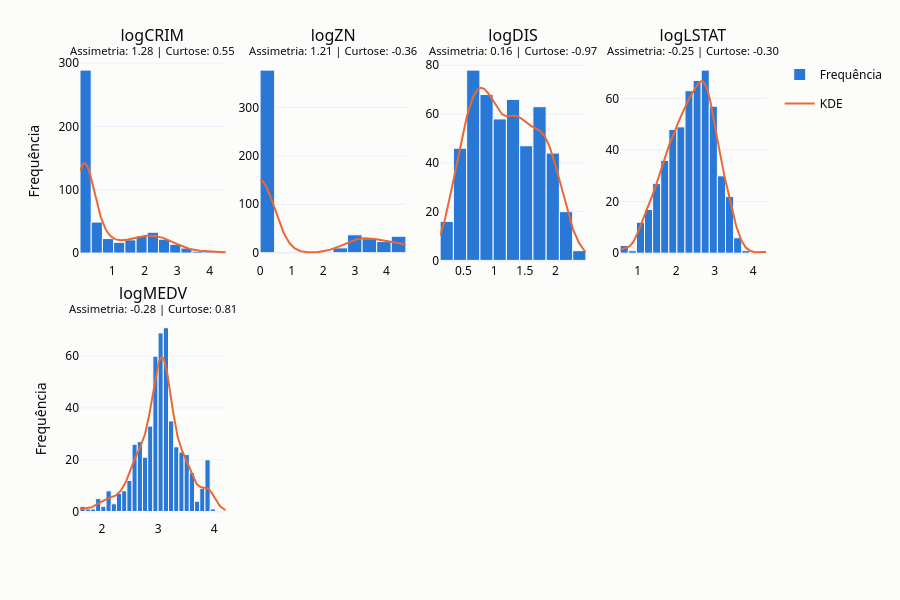

The code cell stored with this chart in its notebook:
### Code cell
novas_variaveis_hist = ["logCRIM", "logZN", "logDIS", "logLSTAT", "logMEDV"]

gerar_subplot_hist(
    variaveis=novas_variaveis_hist,
    size=(15, 8),
    name='hist_variaveis_transformadas'
)

### Figure 1 — Plotly figure (JSON) as saved in the notebook; plotly's stock layout.template omitted (floating-point values rounded to 4 significant figures; data arrays with more than 128 entries replaced by an {"elided": "..."} marker saying what was removed)
{"data": [{"hovertemplate": "logCRIM: %{x}<br>Frequência: %{y}<extra></extra>", "legendgroup": "Frequência", "marker": {"color": "#2a78d6", "line": {"color": "#fcfcfb", "width": 1}}, "name": "Frequência", "showlegend": true, "type": "histogram", "x": {"elided": "511 float values"}, "xaxis": "x", "xbins": {"end": 4.5, "size": 0.3456, "start": 0.0063}, "yaxis": "y"}, {"hovertemplate": "KDE<br>logCRIM = %{x:.3f}<br>frequência esperada = %{y:.1f}<extra></extra>", "legendgroup": "KDE", "line": {"color": "#eb6834", "width": 2}, "mode": "lines", "name": "KDE", "showlegend": true, "type": "scatter", "x": {"elided": "200 float values"}, "xaxis": "x", "y": {"elided": "200 float values"}, "yaxis": "y"}, {"hovertemplate": "logZN: %{x}<br>Frequência: %{y}<extra></extra>", "legendgroup": "Frequência", "marker": {"color": "#2a78d6", "line": {"color": "#fcfcfb", "width": 1}}, "name": "Frequência", "showlegend": false, "type": "histogram", "x": {"elided": "511 float values"}, "xaxis": "x2", "xbins": {"end": 4.615, "size": 0.4615, "start": 0}, "yaxis": "y2"}, {"hovertemplate": "KDE<br>logZN = %{x:.3f}<br>frequência esperada = %{y:.1f}<extra></extra>", "legendgroup": "KDE", "line": {"color": "#eb6834", "width": 2}, "mode": "lines", "name": "KDE", "showlegend": false, "type": "scatter", "x": {"elided": "200 float values"}, "xaxis": "x2", "y": {"elided": "200 float values"}, "yaxis": "y2"}, {"hovertemplate": "logDIS: %{x}<br>Frequência: %{y}<extra></extra>", "legendgroup": "Frequência", "marker": {"color": "#2a78d6", "line": {"color": "#fcfcfb", "width": 1}}, "name": "Frequência", "showlegend": false, "type": "histogram", "x": {"elided": "511 float values"}, "xaxis": "x3", "xbins": {"end": 2.495, "size": 0.2158, "start": 0.1219}, "yaxis": "y3"}, {"hovertemplate": "KDE<br>logDIS = %{x:.3f}<br>frequência esperada = %{y:.1f}<extra></extra>", "legendgroup": "KDE", "line": {"color": "#eb6834", "width": 2}, "mode": "lines", "name": "KDE", "showlegend": false, "type": "scatter", "x": {"elided": "200 float values"}, "xaxis": "x3", "y": {"elided": "200 float values"}, "yaxis": "y3"}, {"hovertemplate": "logLSTAT: %{x}<br>Frequência: %{y}<extra></extra>", "legendgroup": "Frequência", "marker": {"color": "#2a78d6", "line": {"color": "#fcfcfb", "width": 1}}, "name": "Frequência", "showlegend": false, "type": "histogram", "x": {"elided": "511 float values"}, "xaxis": "x4", "xbins": {"end": 4.331, "size": 0.2101, "start": 0.5481}, "yaxis": "y4"}, {"hovertemplate": "KDE<br>logLSTAT = %{x:.3f}<br>frequência esperada = %{y:.1f}<extra></extra>", "legendgroup": "KDE", "line": {"color": "#eb6834", "width": 2}, "mode": "lines", "name": "KDE", "showlegend": false, "type": "scatter", "x": {"elided": "200 float values"}, "xaxis": "x4", "y": {"elided": "200 float values"}, "yaxis": "y4"}, {"hovertemplate": "logMEDV: %{x}<br>Frequência: %{y}<extra></extra>", "legendgroup": "Frequência", "marker": {"color": "#2a78d6", "line": {"color": "#fcfcfb", "width": 1}}, "name": "Frequência", "showlegend": false, "type": "histogram", "x": {"elided": "511 float values"}, "xaxis": "x5", "xbins": {"end": 4.205, "size": 0.09269, "start": 1.609}, "yaxis": "y5"}, {"hovertemplate": "KDE<br>logMEDV = %{x:.3f}<br>frequência esperada = %{y:.1f}<extra></extra>", "legendgroup": "KDE", "line": {"color": "#eb6834", "width": 2}, "mode": "lines", "name": "KDE", "showlegend": false, "type": "scatter", "x": {"elided": "200 float values"}, "xaxis": "x5", "y": {"elided": "200 float values"}, "yaxis": "y5"}], "layout": {"annotations": [{"font": {"size": 16}, "showarrow": false, "text": "logCRIM<br><sup>Assimetria: 1.28 | Curtose: 0.55</sup>", "x": 0.1062, "xanchor": "center", "xref": "paper", "y": 1, "yanchor": "bottom", "yref": "paper"}, {"font": {"size": 16}, "showarrow": false, "text": "logZN<br><sup>Assimetria: 1.21 | Curtose: -0.36</sup>", "x": 0.3688, "xanchor": "center", "xref": "paper", "y": 1, "yanchor": "bottom", "yref": "paper"}, {"font": {"size": 16}, "showarrow": false, "text": "logDIS<br><sup>Assimetria: 0.16 | Curtose: -0.97</sup>", "x": 0.6313, "xanchor": "center", "xref": "paper", "y": 1, "yanchor": "bottom", "yref": "paper"}, {"font": {"size": 16}, "showarrow": false, "text": "logLSTAT<br><sup>Assimetria: -0.25 | Curtose: -0.30</sup>", "x": 0.8938, "xanchor": "center", "xref": "paper", "y": 1, "yanchor": "bottom", "yref": "paper"}, {"font": {"size": 16}, "showarrow": false, "text": "logMEDV<br><sup>Assimetria: -0.28 | Curtose: 0.81</sup>", "x": 0.1062, "xanchor": "center", "xref": "paper", "y": 0.44, "yanchor": "bottom", "yref": "paper"}], "height": 600, "margin": {"t": 60}, "title": {}, "xaxis": {"anchor": "y", "domain": [0, 0.2125]}, "xaxis2": {"anchor": "y2", "domain": [0.2625, 0.475]}, "xaxis3": {"anchor": "y3", "domain": [0.525, 0.7375]}, "xaxis4": {"anchor": "y4", "domain": [0.7875, 1]}, "xaxis5": {"anchor": "y5", "domain": [0, 0.2125]}, "xaxis6": {"anchor": "y6", "domain": [0.2625, 0.475]}, "xaxis7": {"anchor": "y7", "domain": [0.525, 0.7375]}, "xaxis8": {"anchor": "y8", "domain": [0.7875, 1]}, "yaxis": {"anchor": "x", "domain": [0.56, 1], "title": {"text": "Frequência"}}, "yaxis2": {"anchor": "x2", "domain": [0.56, 1]}, "yaxis3": {"anchor": "x3", "domain": [0.56, 1]}, "yaxis4": {"anchor": "x4", "domain": [0.56, 1]}, "yaxis5": {"anchor": "x5", "domain": [0, 0.44], "title": {"text": "Frequência"}}, "yaxis6": {"anchor": "x6", "domain": [0, 0.44]}, "yaxis7": {"anchor": "x7", "domain": [0, 0.44]}, "yaxis8": {"anchor": "x8", "domain": [0, 0.44]}}}
